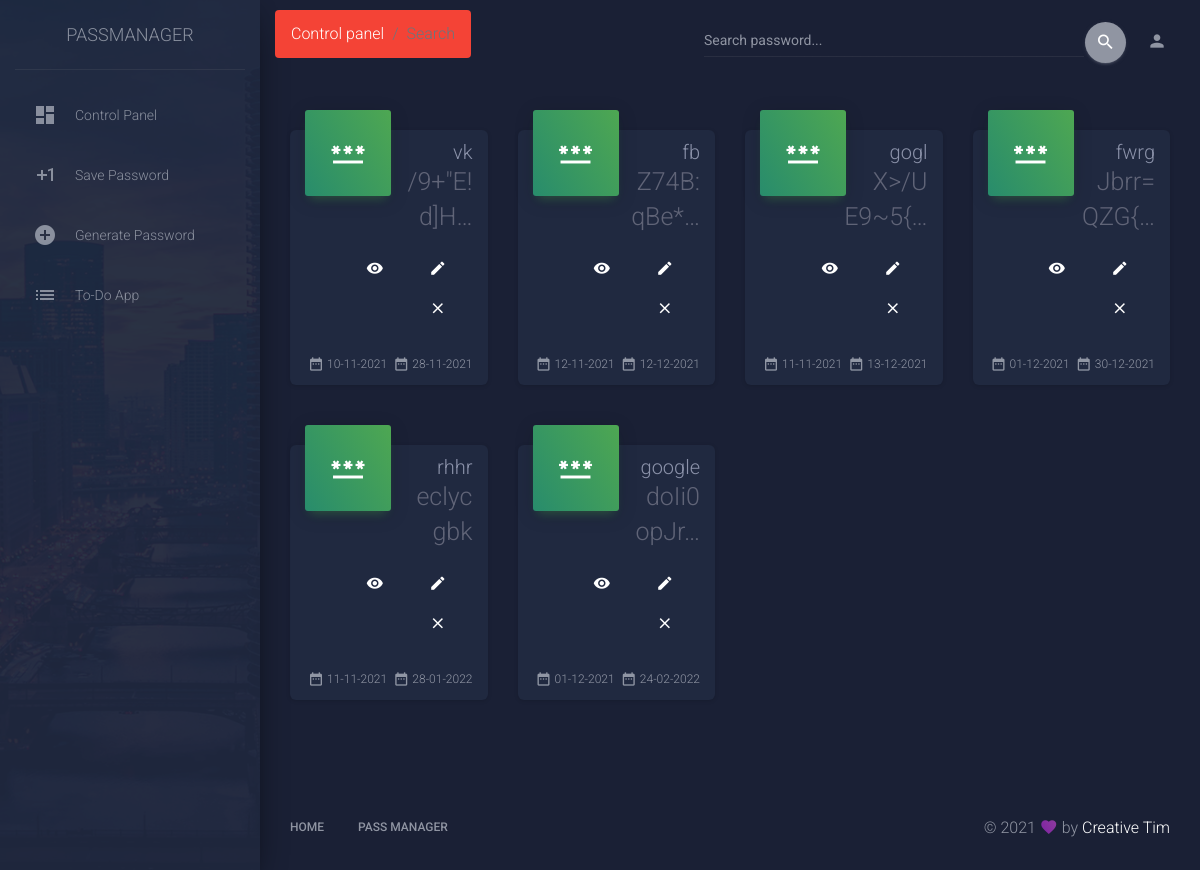
The app's page /search/ (signed in), older data.
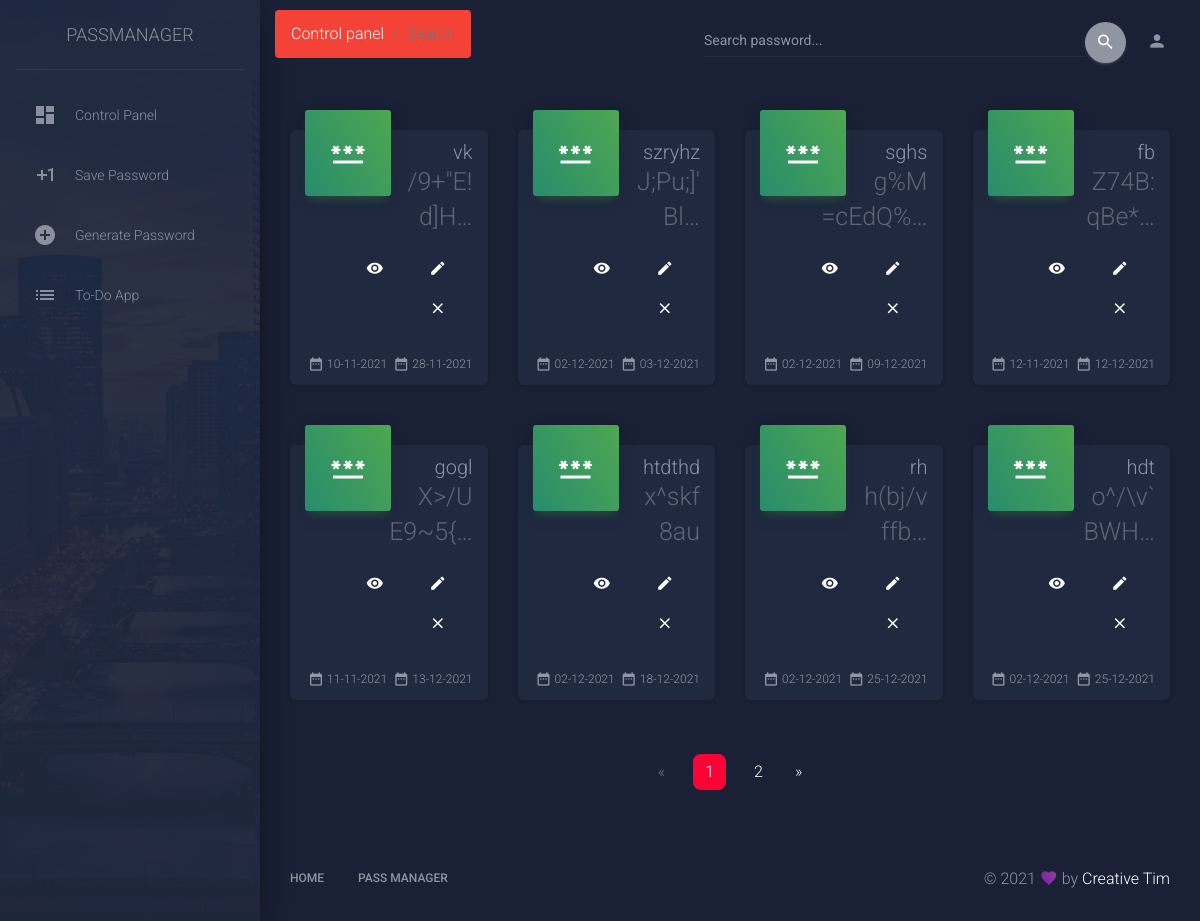
The same page, newer data.
### manager/models.py (models this page shows)
class PasswordModel(models.Model):
    user = models.ForeignKey(
        User, on_delete=models.CASCADE, null=True, blank=True)
    password = models.CharField(max_length=32, null=True, blank=False)
    created_date = models.DateField()
    retired_date = models.DateField(null=False, blank=False)
    used_for_website = models.CharField(max_length=63)
    description = models.TextField(max_length=254)

### manager/views.py (the view)
# urls.py: path('search/', SearchPassView.as_view(), name='search'),
class SearchPassView(LoginRequiredMixin, View):
    login_url = "login"
    def get(self, request, *args, **kwargs):
        query = request.GET.get('q')
        if not query:
            query = ""
        pass_obj = PasswordModel.objects.filter(
            Q(used_for_website__icontains=query) |
            Q(description__icontains=query) |
            Q(password__icontains=query)).order_by("retired_date")
        p = Paginator(pass_obj, 8)
        page_number = request.GET.get('page')
        page_obj = p.get_page(page_number)
        '''except PageNotAnInteger:
            page_obj = p.page(1)
        except EmptyPage:
            page_obj = p.page(p.num_pages)'''
        kwargs['page_obj'] = page_obj
        return render(request, "manager/search_password.html", kwargs)

### manager/templatetags/url_to_title.py (called while the page is built)
@register.filter(name='url_to_title')
def cut(value: str) -> str:
    return value.replace('-', ' ').title()

### utilities/templates/manager/search_password.html (shortened to what this page needs)
{% extends 'base.html' %}
{% block content %}
{% include 'header.html' %}
<div class="row">
    {% if page_obj %}
    {% for x in page_obj  %}
    <div class="col-xl-3 col-lg-6 col-md-6 col-sm-6">
        <div class="card card-stats">
            <div class="card-header card-header-success card-header-icon">
                <div class="card-icon">
                    <i class="material-icons">password</i>
                </div>
                <p style="font-size: 15pt" class="card-category">{{x.used_for_website | urlize}}</p>
                <h3 class="card-title">{{x.password|truncatechars:10}}</h3>
            </div>
            <div class="card-body justify-content-end">
                <a href="{% url 'details' x.id %}" class="btn btn-white btn-link btn-sm" rel="tooltip" title="Details"><i
                        class="material-icons">remove_red_eye</i></a>
                <a href="{% url 'update' x.id %}" class="btn btn-white btn-link btn-sm" rel="tooltip" title="Edit"><i
                        class="material-icons">edit</i></a>
                <a href="{% url 'delete' x.id %}" class="btn btn-white btn-link btn-sm" rel="tooltip" title="Remove"><i
                        class="material-icons">close</i></a>
            </div>
            <div class="card-footer">
                <div class="stats">
                    <i class="material-icons">date_range</i>{{x.created_date}}
                </div>
                <div class="stats">
                    <i class="material-icons">date_range</i>{{x.retired_date}}
                </div>
            </div>
        </div>
    </div>
    {% endfor %}
    {% endif %}
</div>
<div class="row">
    <div class="col-7 mx-auto mt-4">
        {% if page_obj.has_other_pages %}
        <nav aria-label="Pagination for table">
            <ul class="pagination justify-content-center">
                {% if page_obj.has_previous %}
                <li class="page-item"><a href="?page={{ page_obj.previous_page_number }}" class="page-link">&laquo;</a>
                </li>
                {% else %}
                <li class="page-item disabled"><span class="page-link">&laquo;</span></li>
                {% endif %}
                {% for i in page_obj.paginator.page_range %}
                {% if page_obj.number == i %}
                <li class="active page-item mx-2"><span class="page-link">{{ i }} </span></li>
                {% else %}
                <li class="page-item"><a href="?page={{ i }}" class="page-link">{{ i }}</a></li>
                {% endif %}
                {% endfor %}
                {% if page_obj.has_next %}
                <li class="page-item"><a href="?page={{ page_obj.next_page_number }}" class="page-link">&raquo;</a></li>
                {% else %}
                <li class="page-item disabled"><span class="page-link">&raquo;</span></li>
                {% endif %}
            </ul>
        </nav>
        {% endif %}
    </div>
</div>
{% endblock content %}

Row changes from the older to the newer data that the page shows:
no longer on this page (row unchanged): PasswordModel: used_for_website "fwrg", password "Jbrr=QZG{…", created_date "01-12-2021", retired_date "30-12-2021"
no longer on this page (row unchanged): PasswordModel: used_for_website "rhhr", password "eclycgbk", created_date "11-11-2021", retired_date "28-01-2022"
no longer on this page (row unchanged): PasswordModel: used_for_website "google", password "doIi0opJr…", created_date "01-12-2021", retired_date "24-02-2022"
added PasswordModel: used_for_website "szryhz", password "J;Pu;]'Bl…", created_date "02-12-2021", retired_date "03-12-2021"
added PasswordModel: used_for_website "sghs", password "g%M=cEdQ%…", created_date "02-12-2021", retired_date "09-12-2021"
added PasswordModel: used_for_website "htdthd", password "x^skf8au", created_date "02-12-2021", retired_date "18-12-2021"
added PasswordModel: used_for_website "rh", password "h(bj/vffb…", created_date "02-12-2021", retired_date "25-12-2021"
added PasswordModel: used_for_website "hdt", password "o^/\\v`BWH…", created_date "02-12-2021", retired_date "25-12-2021"
Text that changed along with them:
new list line: "1"
new list line: "2"
